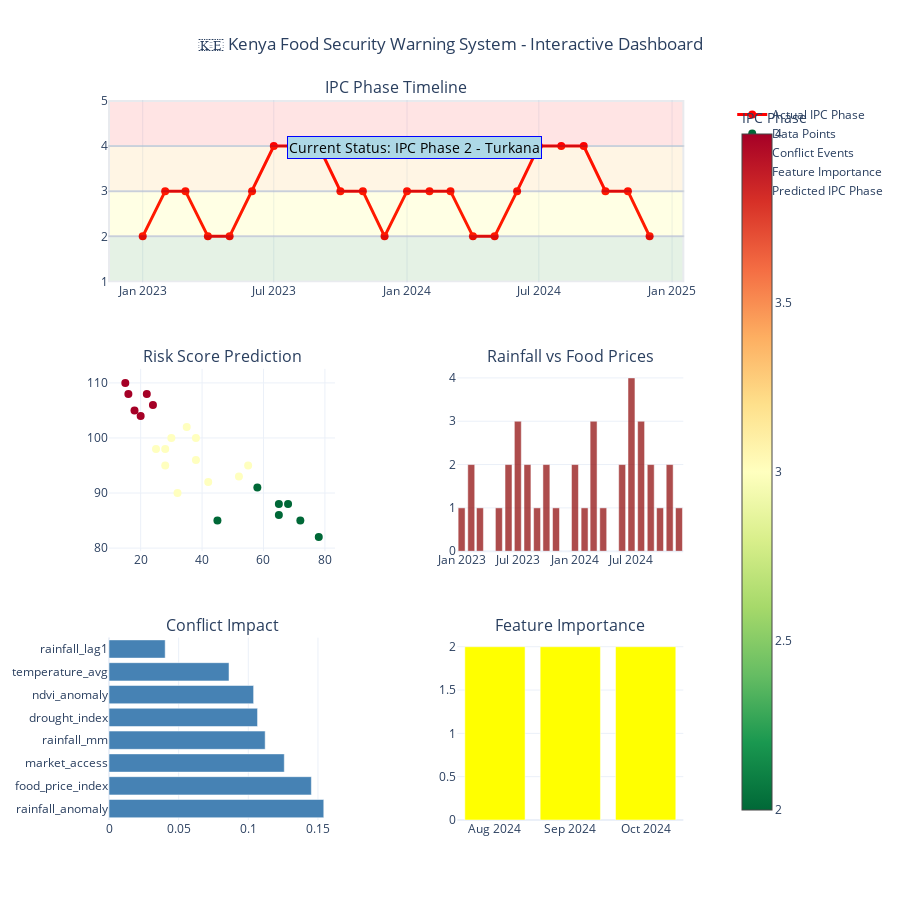

Write notebook code for a chart like this one.
### Code cell
def create_interactive_dashboard():
    """
    Create an interactive dashboard for the food security warning system
    """
    
    # Latest data point
    latest = df.iloc[-1]
    
    # Create dashboard layout
    fig = make_subplots(
        rows=3, cols=2,
        subplot_titles=('IPC Phase Timeline', 'Risk Score Prediction',
                       'Rainfall vs Food Prices', 'Conflict Impact',
                       'Feature Importance', 'Monthly Predictions'),
        specs=[[{"colspan": 2}, None],
               [{"secondary_y": True}, {"secondary_y": False}],
               [{"secondary_y": False}, {"secondary_y": False}]],
        vertical_spacing=0.12
    )
    
    # 1. IPC Phase Timeline
    fig.add_trace(
        go.Scatter(x=df['date'], y=df['ipc_phase'], mode='lines+markers',
                  name='Actual IPC Phase', line=dict(color='red', width=3),
                  marker=dict(size=8)),
        row=1, col=1
    )
    
    # Add IPC phase bands
    fig.add_hrect(y0=1, y1=2, fillcolor="green", opacity=0.1, row=1, col=1)
    fig.add_hrect(y0=2, y1=3, fillcolor="yellow", opacity=0.1, row=1, col=1)
    fig.add_hrect(y0=3, y1=4, fillcolor="orange", opacity=0.1, row=1, col=1)
    fig.add_hrect(y0=4, y1=5, fillcolor="red", opacity=0.1, row=1, col=1)
    
    # 2. Rainfall vs Food Prices (scatter)
    fig.add_trace(
        go.Scatter(x=df['rainfall_mm'], y=df['food_price_index'],
                  mode='markers', name='Data Points',
                  marker=dict(size=8, color=df['ipc_phase'], 
                            colorscale='RdYlGn_r', showscale=True,
                            colorbar=dict(title="IPC Phase"))),
        row=2, col=1
    )
    
    # 3. Conflict Events
    fig.add_trace(
        go.Bar(x=df['date'], y=df['conflict_events'], name='Conflict Events',
              marker_color='darkred', opacity=0.7),
        row=2, col=2
    )
    
    # 4. Feature Importance
    fig.add_trace(
        go.Bar(x=feature_importance['importance'][:8], 
               y=feature_importance['feature'][:8],
               orientation='h', name='Feature Importance',
               marker_color='steelblue'),
        row=3, col=1
    )
    
    # 5. Predictions for next 3 months
    future_months = ['Aug 2024', 'Sep 2024', 'Oct 2024']
    predictions = []
    
    for i, month in enumerate(future_months):
        # Simulate future predictions
        pred_rainfall = max(15, latest['rainfall_mm'] + np.random.normal(0, 10))
        pred_price = latest['food_price_index'] + np.random.normal(0, 5)
        pred_conflicts = max(0, int(latest['conflict_events'] + np.random.normal(0, 1)))
        
        pred_result = predict_food_security(pred_rainfall, pred_price, pred_conflicts)
        predictions.append(pred_result['ipc_phase'])
    
    fig.add_trace(
        go.Bar(x=future_months, y=predictions, name='Predicted IPC Phase',
              marker_color=['red' if p >= 4 else 'orange' if p == 3 else 'yellow' if p == 2 else 'green' 
                           for p in predictions]),
        row=3, col=2
    )
    
    # Update layout
    fig.update_layout(
        title_text="🇰🇪 Kenya Food Security Warning System - Interactive Dashboard",
        title_x=0.5,
        height=900,
        showlegend=True,
        template="plotly_white"
    )
    
    # Add annotations for current status
    fig.add_annotation(
        text=f"Current Status: IPC Phase {int(latest['ipc_phase'])} - {latest['county']}",
        xref="paper", yref="paper",
        x=0.5, y=0.95, showarrow=False,
        font=dict(size=14, color="black"),
        bgcolor="lightblue", bordercolor="blue", borderwidth=1
    )
    
    return fig

# Create and display the dashboard
dashboard = create_interactive_dashboard()
dashboard.show()

print("📊 Interactive Dashboard Created!")
print("=" * 50)
print("✅ Dashboard includes:")
print("   • IPC Phase Timeline with risk bands")
print("   • Rainfall vs Food Price relationship")

### Figure 1 — Plotly figure (JSON) as saved in the notebook; plotly's stock layout.template omitted (floating-point values rounded to 4 significant figures)
{"data": [{"line": {"color": "red", "width": 3}, "marker": {"size": 8}, "mode": "lines+markers", "name": "Actual IPC Phase", "type": "scatter", "x": ["2023-01-01T00:00:00.000000000", "2023-02-01T00:00:00.000000000", "2023-03-01T00:00:00.000000000", "2023-04-01T00:00:00.000000000", "2023-05-01T00:00:00.000000000", "2023-06-01T00:00:00.000000000", "2023-07-01T00:00:00.000000000", "2023-08-01T00:00:00.000000000", "2023-09-01T00:00:00.000000000", "2023-10-01T00:00:00.000000000", "2023-11-01T00:00:00.000000000", "2023-12-01T00:00:00.000000000", "2024-01-01T00:00:00.000000000", "2024-02-01T00:00:00.000000000", "2024-03-01T00:00:00.000000000", "2024-04-01T00:00:00.000000000", "2024-05-01T00:00:00.000000000", "2024-06-01T00:00:00.000000000", "2024-07-01T00:00:00.000000000", "2024-08-01T00:00:00.000000000", "2024-09-01T00:00:00.000000000", "2024-10-01T00:00:00.000000000", "2024-11-01T00:00:00.000000000", "2024-12-01T00:00:00.000000000"], "xaxis": "x", "y": [2, 3, 3, 2, 2, 3, 4, 4, 4, 3, 3, 2, 3, 3, 3, 2, 2, 3, 4, 4, 4, 3, 3, 2], "yaxis": "y"}, {"marker": {"color": [2, 3, 3, 2, 2, 3, 4, 4, 4, 3, 3, 2, 3, 3, 3, 2, 2, 3, 4, 4, 4, 3, 3, 2], "colorbar": {"title": {"text": "IPC Phase"}}, "colorscale": [[0, "rgb(0,104,55)"], [0.1, "rgb(26,152,80)"], [0.2, "rgb(102,189,99)"], [0.3, "rgb(166,217,106)"], [0.4, "rgb(217,239,139)"], [0.5, "rgb(255,255,191)"], [0.6, "rgb(254,224,139)"], [0.7, "rgb(253,174,97)"], [0.8, "rgb(244,109,67)"], [0.9, "rgb(215,48,39)"], [1, "rgb(165,0,38)"]], "showscale": true, "size": 8}, "mode": "markers", "name": "Data Points", "type": "scatter", "x": [45, 32, 28, 65, 78, 25, 18, 15, 22, 35, 55, 68, 42, 38, 30, 58, 72, 28, 20, 16, 24, 38, 52, 65], "xaxis": "x2", "y": [85, 90, 95, 88, 82, 98, 105, 110, 108, 102, 95, 88, 92, 96, 100, 91, 85, 98, 104, 108, 106, 100, 93, 86], "yaxis": "y2"}, {"marker": {"color": "darkred"}, "name": "Conflict Events", "opacity": 0.7, "type": "bar", "x": ["2023-01-01T00:00:00.000000000", "2023-02-01T00:00:00.000000000", "2023-03-01T00:00:00.000000000", "2023-04-01T00:00:00.000000000", "2023-05-01T00:00:00.000000000", "2023-06-01T00:00:00.000000000", "2023-07-01T00:00:00.000000000", "2023-08-01T00:00:00.000000000", "2023-09-01T00:00:00.000000000", "2023-10-01T00:00:00.000000000", "2023-11-01T00:00:00.000000000", "2023-12-01T00:00:00.000000000", "2024-01-01T00:00:00.000000000", "2024-02-01T00:00:00.000000000", "2024-03-01T00:00:00.000000000", "2024-04-01T00:00:00.000000000", "2024-05-01T00:00:00.000000000", "2024-06-01T00:00:00.000000000", "2024-07-01T00:00:00.000000000", "2024-08-01T00:00:00.000000000", "2024-09-01T00:00:00.000000000", "2024-10-01T00:00:00.000000000", "2024-11-01T00:00:00.000000000", "2024-12-01T00:00:00.000000000"], "xaxis": "x3", "y": [1, 2, 1, 0, 1, 2, 3, 2, 1, 2, 1, 0, 2, 1, 3, 1, 0, 2, 4, 3, 2, 1, 2, 1], "yaxis": "y4"}, {"marker": {"color": "steelblue"}, "name": "Feature Importance", "orientation": "h", "type": "bar", "x": [0.1542, 0.1453, 0.1258, 0.1121, 0.1066, 0.1038, 0.08616, 0.04033], "xaxis": "x4", "y": ["rainfall_anomaly", "food_price_index", "market_access", "rainfall_mm", "drought_index", "ndvi_anomaly", "temperature_avg", "rainfall_lag1"], "yaxis": "y5"}, {"marker": {"color": ["yellow", "yellow", "yellow"]}, "name": "Predicted IPC Phase", "type": "bar", "x": ["Aug 2024", "Sep 2024", "Oct 2024"], "xaxis": "x5", "y": [2, 2, 2], "yaxis": "y6"}], "layout": {"annotations": [{"font": {"size": 16}, "showarrow": false, "text": "IPC Phase Timeline", "x": 0.47, "xanchor": "center", "xref": "paper", "y": 1, "yanchor": "bottom", "yref": "paper"}, {"font": {"size": 16}, "showarrow": false, "text": "Risk Score Prediction", "x": 0.185, "xanchor": "center", "xref": "paper", "y": 0.6267, "yanchor": "bottom", "yref": "paper"}, {"font": {"size": 16}, "showarrow": false, "text": "Rainfall vs Food Prices", "x": 0.755, "xanchor": "center", "xref": "paper", "y": 0.6267, "yanchor": "bottom", "yref": "paper"}, {"font": {"size": 16}, "showarrow": false, "text": "Conflict Impact", "x": 0.185, "xanchor": "center", "xref": "paper", "y": 0.2533, "yanchor": "bottom", "yref": "paper"}, {"font": {"size": 16}, "showarrow": false, "text": "Feature Importance", "x": 0.755, "xanchor": "center", "xref": "paper", "y": 0.2533, "yanchor": "bottom", "yref": "paper"}, {"bgcolor": "lightblue", "bordercolor": "blue", "borderwidth": 1, "font": {"color": "black", "size": 14}, "showarrow": false, "text": "Current Status: IPC Phase 2 - Turkana", "x": 0.5, "xref": "paper", "y": 0.95, "yref": "paper"}], "height": 900, "shapes": [{"fillcolor": "green", "opacity": 0.1, "type": "rect", "x0": 0, "x1": 1, "xref": "x domain", "y0": 1, "y1": 2, "yref": "y"}, {"fillcolor": "yellow", "opacity": 0.1, "type": "rect", "x0": 0, "x1": 1, "xref": "x domain", "y0": 2, "y1": 3, "yref": "y"}, {"fillcolor": "orange", "opacity": 0.1, "type": "rect", "x0": 0, "x1": 1, "xref": "x domain", "y0": 3, "y1": 4, "yref": "y"}, {"fillcolor": "red", "opacity": 0.1, "type": "rect", "x0": 0, "x1": 1, "xref": "x domain", "y0": 4, "y1": 5, "yref": "y"}], "showlegend": true, "title": {"text": "🇰🇪 Kenya Food Security Warning System - Interactive Dashboard", "x": 0.5}, "xaxis": {"anchor": "y", "domain": [0, 0.94]}, "xaxis2": {"anchor": "y2", "domain": [0, 0.37]}, "xaxis3": {"anchor": "y4", "domain": [0.57, 0.94]}, "xaxis4": {"anchor": "y5", "domain": [0, 0.37]}, "xaxis5": {"anchor": "y6", "domain": [0.57, 0.94]}, "yaxis": {"anchor": "x", "domain": [0.7467, 1]}, "yaxis2": {"anchor": "x2", "domain": [0.3733, 0.6267]}, "yaxis3": {"anchor": "x2", "overlaying": "y2", "side": "right"}, "yaxis4": {"anchor": "x3", "domain": [0.3733, 0.6267]}, "yaxis5": {"anchor": "x4", "domain": [0, 0.2533]}, "yaxis6": {"anchor": "x5", "domain": [0, 0.2533]}}}
